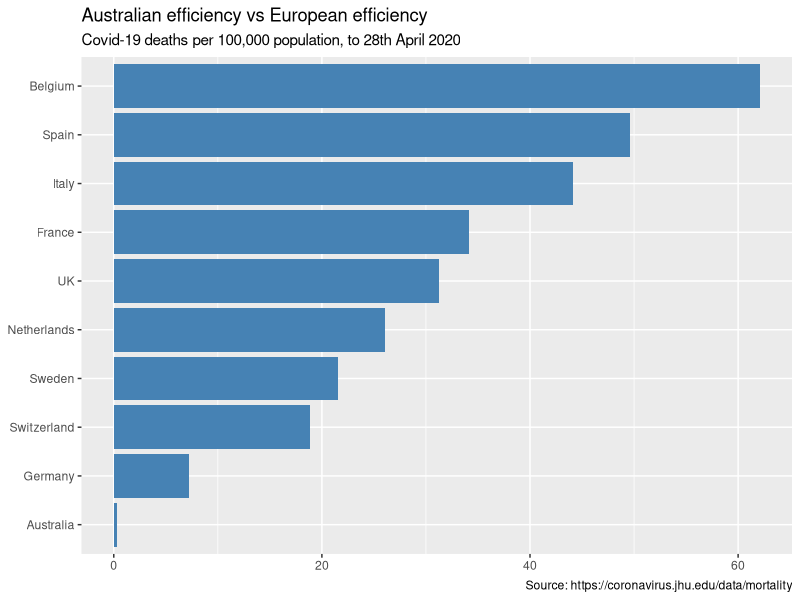

Here is the R script that generated this plot:
## Question 3
Country <- c("Belgium","Spain","Italy","France","UK","Netherlands","Sweden","Switzerland","Germany","Australia")
Deaths <- c(62.11,49.63,44.09,34.17,31.27,26.06,21.55,18.9,7.21,0.33)
df <- data.frame(col1 = Country, col2 = Deaths)
library(ggplot2)
gg1 <- ggplot(data=df, aes(x=reorder(Country,+Deaths), y=Deaths)) + geom_bar(stat = 'identity', fill="steelblue") 
gg2 <- gg1 + coord_flip()
gg3 <- gg2 + labs(title="Australian efficiency vs European efficiency",subtitle = "Covid-19 deaths per 100,000 population, to 28th April 2020", x=NULL, y=NULL, caption = "Source: https://coronavirus.jhu.edu/data/mortality")
gg3
